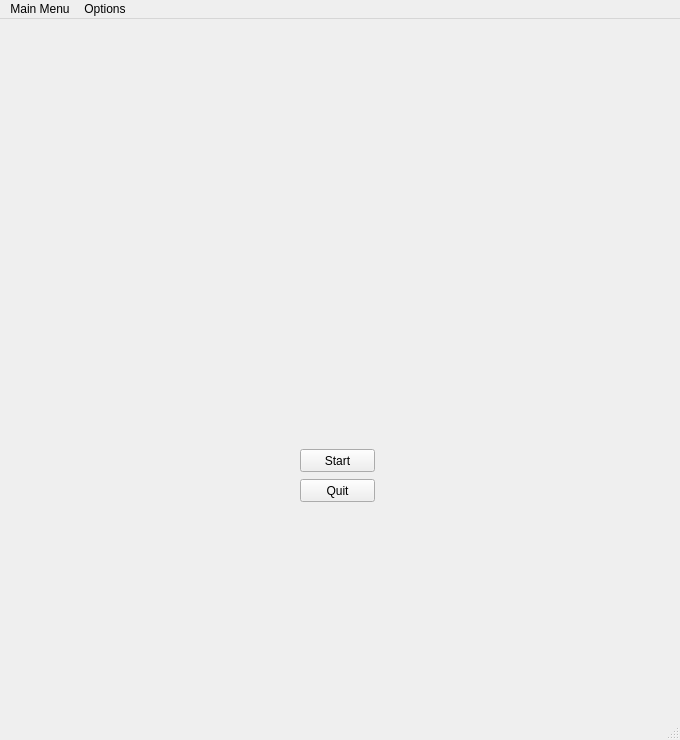
<?xml version="1.0" encoding="UTF-8"?>
<ui version="4.0">
 <class>MainWindow</class>
 <widget class="QMainWindow" name="MainWindow">
  <property name="geometry">
   <rect>
    <x>0</x>
    <y>0</y>
    <width>680</width>
    <height>740</height>
   </rect>
  </property>
  <property name="maximumSize">
   <size>
    <width>680</width>
    <height>740</height>
   </size>
  </property>
  <property name="windowTitle">
   <string>Sunflower Tracking System</string>
  </property>
  <property name="windowIcon">
   <iconset>
    <normaloff>icon.png</normaloff>icon.png</iconset>
  </property>
  <widget class="QWidget" name="centralwidget">
   <widget class="QPushButton" name="start">
    <property name="geometry">
     <rect>
      <x>300</x>
      <y>460</y>
      <width>75</width>
      <height>23</height>
     </rect>
    </property>
    <property name="layoutDirection">
     <enum>Qt::LeftToRight</enum>
    </property>
    <property name="text">
     <string>Quit</string>
    </property>
   </widget>
   <widget class="QPushButton" name="exit">
    <property name="geometry">
     <rect>
      <x>300</x>
      <y>430</y>
      <width>75</width>
      <height>23</height>
     </rect>
    </property>
    <property name="layoutDirection">
     <enum>Qt::LeftToRight</enum>
    </property>
    <property name="autoFillBackground">
     <bool>false</bool>
    </property>
    <property name="text">
     <string>Start</string>
    </property>
   </widget>
   <widget class="QLabel" name="label">
    <property name="geometry">
     <rect>
      <x>0</x>
      <y>0</y>
      <width>680</width>
      <height>321</height>
     </rect>
    </property>
    <property name="maximumSize">
     <size>
      <width>680</width>
      <height>16777215</height>
     </size>
    </property>
    <property name="text">
     <string/>
    </property>
    <property name="pixmap">
     <pixmap>assets/qret.png</pixmap>
    </property>
    <property name="scaledContents">
     <bool>true</bool>
    </property>
   </widget>
  </widget>
  <widget class="QStatusBar" name="statusbar"/>
  <widget class="QMenuBar" name="menubar">
   <property name="geometry">
    <rect>
     <x>0</x>
     <y>0</y>
     <width>680</width>
     <height>21</height>
    </rect>
   </property>
   <widget class="QMenu" name="menuOptions">
    <property name="title">
     <string>Options</string>
    </property>
   </widget>
   <widget class="QMenu" name="menuMain_Menu">
    <property name="title">
     <string>Main Menu</string>
    </property>
   </widget>
   <addaction name="menuMain_Menu"/>
   <addaction name="menuOptions"/>
  </widget>
 </widget>
 <resources/>
 <connections/>
</ui>
